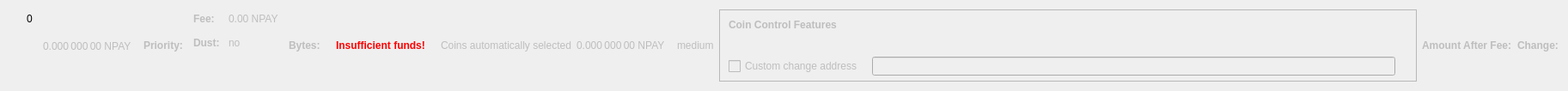
    <widget class="QWidget" name="dummyHideWidget" native="true">
     <property name="maximumSize">
      <size>
       <width>100</width>
       <height>22</height>
      </size>
     </property>
     <layout class="QHBoxLayout" name="dummyHideLayout">
      <item>
       <layout class="QFormLayout" name="formLayoutCoinControl1">
        <property name="horizontalSpacing">
         <number>10</number>
        </property>
        <property name="verticalSpacing">
         <number>14</number>
        </property>
        <property name="leftMargin">
         <number>10</number>
        </property>
        <property name="topMargin">
         <number>4</number>
        </property>
        <property name="rightMargin">
         <number>6</number>
        </property>
        <item row="0" column="1">
         <widget class="QLabel" name="labelCoinControlBytes">
          <property name="cursor">
           <cursorShape>IBeamCursor</cursorShape>
          </property>
          <property name="contextMenuPolicy">
           <enum>Qt::ActionsContextMenu</enum>
          </property>
          <property name="text">
           <string notr="true">0</string>
          </property>
          <property name="textInteractionFlags">
           <set>Qt::LinksAccessibleByMouse|Qt::TextSelectableByKeyboard|Qt::TextSelectableByMouse</set>
          </property>
         </widget>
        </item>
       </layout>
      </item>
      <item>
       <widget class="QLabel" name="labelCoinControlAfterFee">
        <property name="enabled">
         <bool>false</bool>
        </property>
        <property name="sizePolicy">
         <sizepolicy hsizetype="Fixed" vsizetype="Fixed">
          <horstretch>0</horstretch>
          <verstretch>0</verstretch>
         </sizepolicy>
        </property>
        <property name="minimumSize">
         <size>
          <width>111</width>
          <height>12</height>
         </size>
        </property>
        <property name="maximumSize">
         <size>
          <width>111</width>
          <height>12</height>
         </size>
        </property>
        <property name="cursor">
         <cursorShape>IBeamCursor</cursorShape>
        </property>
        <property name="contextMenuPolicy">
         <enum>Qt::ActionsContextMenu</enum>
        </property>
        <property name="text">
         <string notr="true">0.000 000 00 NPAY</string>
        </property>
        <property name="textInteractionFlags">
         <set>Qt::LinksAccessibleByMouse|Qt::TextSelectableByKeyboard|Qt::TextSelectableByMouse</set>
        </property>
       </widget>
      </item>
      <item>
       <widget class="QLabel" name="labelCoinControlPriorityText">
        <property name="enabled">
         <bool>false</bool>
        </property>
        <property name="font">
         <font>
          <weight>75</weight>
          <bold>true</bold>
         </font>
        </property>
        <property name="text">
         <string>Priority:</string>
        </property>
       </widget>
      </item>
      <item>
       <layout class="QHBoxLayout" name="horizontalLayout"/>
      </item>
      <item>
       <layout class="QFormLayout" name="formLayoutCoinControl3">
        <property name="horizontalSpacing">
         <number>10</number>
        </property>
        <property name="verticalSpacing">
         <number>14</number>
        </property>
        <property name="leftMargin">
         <number>6</number>
        </property>
        <property name="topMargin">
         <number>4</number>
        </property>
        <property name="rightMargin">
         <number>6</number>
        </property>
        <item row="0" column="0">
         <widget class="QLabel" name="labelCoinControlFeeText">
          <property name="enabled">
           <bool>false</bool>
          </property>
          <property name="font">
           <font>
            <weight>75</weight>
            <bold>true</bold>
           </font>
          </property>
          <property name="text">
           <string>Fee:</string>
          </property>
          <property name="margin">
           <number>0</number>
          </property>
         </widget>
        </item>
        <item row="0" column="1">
         <widget class="QLabel" name="labelCoinControlFee">
          <property name="enabled">
           <bool>false</bool>
          </property>
          <property name="cursor">
           <cursorShape>IBeamCursor</cursorShape>
          </property>
          <property name="contextMenuPolicy">
           <enum>Qt::ActionsContextMenu</enum>
          </property>
          <property name="text">
           <string notr="true">0.00 NPAY</string>
          </property>
          <property name="textInteractionFlags">
           <set>Qt::LinksAccessibleByMouse|Qt::TextSelectableByKeyboard|Qt::TextSelectableByMouse</set>
          </property>
         </widget>
        </item>
        <item row="1" column="0">
         <widget class="QLabel" name="labelCoinControlLowOutputText">
          <property name="enabled">
           <bool>false</bool>
          </property>
          <property name="font">
           <font>
            <weight>75</weight>
            <bold>true</bold>
           </font>
          </property>
          <property name="text">
           <string>Dust:</string>
          </property>
         </widget>
        </item>
        <item row="1" column="1">
         <widget class="QLabel" name="labelCoinControlLowOutput">
          <property name="enabled">
           <bool>false</bool>
          </property>
          <property name="cursor">
           <cursorShape>IBeamCursor</cursorShape>
          </property>
          <property name="contextMenuPolicy">
           <enum>Qt::ActionsContextMenu</enum>
          </property>
          <property name="text">
           <string>no</string>
          </property>
          <property name="textInteractionFlags">
           <set>Qt::LinksAccessibleByMouse|Qt::TextSelectableByKeyboard|Qt::TextSelectableByMouse</set>
          </property>
         </widget>
        </item>
       </layout>
      </item>
      <item>
       <widget class="QLabel" name="labelCoinControlBytesText">
        <property name="enabled">
         <bool>false</bool>
        </property>
        <property name="font">
         <font>
          <weight>75</weight>
          <bold>true</bold>
         </font>
        </property>
        <property name="text">
         <string>Bytes:</string>
        </property>
       </widget>
      </item>
      <item>
       <layout class="QFormLayout" name="formLayoutCoinControl2">
        <property name="horizontalSpacing">
         <number>10</number>
        </property>
        <property name="verticalSpacing">
         <number>14</number>
        </property>
        <property name="leftMargin">
         <number>6</number>
        </property>
        <property name="topMargin">
         <number>4</number>
        </property>
        <property name="rightMargin">
         <number>6</number>
        </property>
       </layout>
      </item>
      <item>
       <layout class="QHBoxLayout" name="horizontalLayoutCoinControl2">
        <property name="spacing">
         <number>8</number>
        </property>
        <property name="bottomMargin">
         <number>10</number>
        </property>
       </layout>
      </item>
      <item>
       <widget class="QLabel" name="labelCoinControlInsuffFunds">
        <property name="enabled">
         <bool>false</bool>
        </property>
        <property name="minimumSize">
         <size>
          <width>0</width>
          <height>0</height>
         </size>
        </property>
        <property name="font">
         <font>
          <weight>75</weight>
          <bold>true</bold>
         </font>
        </property>
        <property name="styleSheet">
         <string notr="true">color:red;font-weight:bold;</string>
        </property>
        <property name="text">
         <string>Insufficient funds!</string>
        </property>
        <property name="margin">
         <number>5</number>
        </property>
       </widget>
      </item>
      <item>
       <layout class="QFormLayout" name="formLayoutCoinControl4">
        <property name="horizontalSpacing">
         <number>10</number>
        </property>
        <property name="verticalSpacing">
         <number>14</number>
        </property>
        <property name="leftMargin">
         <number>6</number>
        </property>
        <property name="topMargin">
         <number>4</number>
        </property>
        <property name="rightMargin">
         <number>6</number>
        </property>
       </layout>
      </item>
      <item>
       <widget class="QLabel" name="labelCoinControlAutomaticallySelected">
        <property name="enabled">
         <bool>false</bool>
        </property>
        <property name="sizePolicy">
         <sizepolicy hsizetype="Fixed" vsizetype="Fixed">
          <horstretch>0</horstretch>
          <verstretch>0</verstretch>
         </sizepolicy>
        </property>
        <property name="minimumSize">
         <size>
          <width>0</width>
          <height>0</height>
         </size>
        </property>
        <property name="maximumSize">
         <size>
          <width>240</width>
          <height>16777215</height>
         </size>
        </property>
        <property name="text">
         <string>Coins automatically selected</string>
        </property>
        <property name="margin">
         <number>5</number>
        </property>
       </widget>
      </item>
      <item>
       <widget class="QLabel" name="labelCoinControlChange">
        <property name="enabled">
         <bool>false</bool>
        </property>
        <property name="sizePolicy">
         <sizepolicy hsizetype="Fixed" vsizetype="Fixed">
          <horstretch>0</horstretch>
          <verstretch>0</verstretch>
         </sizepolicy>
        </property>
        <property name="minimumSize">
         <size>
          <width>111</width>
          <height>0</height>
         </size>
        </property>
        <property name="maximumSize">
         <size>
          <width>111</width>
          <height>16777215</height>
         </size>
        </property>
        <property name="cursor">
         <cursorShape>IBeamCursor</cursorShape>
        </property>
        <property name="contextMenuPolicy">
         <enum>Qt::ActionsContextMenu</enum>
        </property>
        <property name="text">
         <string notr="true">0.000 000 00 NPAY</string>
        </property>
        <property name="textInteractionFlags">
         <set>Qt::LinksAccessibleByMouse|Qt::TextSelectableByKeyboard|Qt::TextSelectableByMouse</set>
        </property>
       </widget>
      </item>
      <item>
       <widget class="QLabel" name="labelCoinControlPriority">
        <property name="enabled">
         <bool>false</bool>
        </property>
        <property name="cursor">
         <cursorShape>IBeamCursor</cursorShape>
        </property>
        <property name="contextMenuPolicy">
         <enum>Qt::ActionsContextMenu</enum>
        </property>
        <property name="text">
         <string>medium</string>
        </property>
        <property name="textInteractionFlags">
         <set>Qt::LinksAccessibleByMouse|Qt::TextSelectableByKeyboard|Qt::TextSelectableByMouse</set>
        </property>
       </widget>
      </item>
      <item>
       <widget class="QFrame" name="frameCoinControl">
        <property name="sizePolicy">
         <sizepolicy hsizetype="Expanding" vsizetype="Expanding">
          <horstretch>0</horstretch>
          <verstretch>0</verstretch>
         </sizepolicy>
        </property>
        <property name="maximumSize">
         <size>
          <width>16777215</width>
          <height>16777215</height>
         </size>
        </property>
        <property name="frameShape">
         <enum>QFrame::StyledPanel</enum>
        </property>
        <property name="frameShadow">
         <enum>QFrame::Sunken</enum>
        </property>
        <layout class="QVBoxLayout" name="verticalLayoutCoinControl2_2">
         <property name="spacing">
          <number>0</number>
         </property>
         <property name="leftMargin">
          <number>0</number>
         </property>
         <property name="topMargin">
          <number>0</number>
         </property>
         <property name="rightMargin">
          <number>0</number>
         </property>
         <property name="bottomMargin">
          <number>6</number>
         </property>
         <item>
          <layout class="QVBoxLayout" name="verticalLayoutCoinControl" stretch="0,0,0,1">
           <property name="spacing">
            <number>0</number>
           </property>
           <property name="leftMargin">
            <number>10</number>
           </property>
           <property name="topMargin">
            <number>10</number>
           </property>
           <item>
            <layout class="QHBoxLayout" name="horizontalLayoutCoinControl1">
             <property name="bottomMargin">
              <number>15</number>
             </property>
             <item>
              <widget class="QLabel" name="labelCoinControlFeatures">
               <property name="enabled">
                <bool>false</bool>
               </property>
               <property name="sizePolicy">
                <sizepolicy hsizetype="Preferred" vsizetype="Maximum">
                 <horstretch>0</horstretch>
                 <verstretch>0</verstretch>
                </sizepolicy>
               </property>
               <property name="font">
                <font>
                 <weight>75</weight>
                 <bold>true</bold>
                </font>
               </property>
               <property name="styleSheet">
                <string notr="true">font-weight:bold;</string>
               </property>
               <property name="text">
                <string>Coin Control Features</string>
               </property>
              </widget>
             </item>
            </layout>
           </item>
           <item>
            <widget class="QWidget" name="widgetCoinControl" native="true">
             <property name="sizePolicy">
              <sizepolicy hsizetype="Preferred" vsizetype="Preferred">
               <horstretch>0</horstretch>
               <verstretch>0</verstretch>
              </sizepolicy>
             </property>
             <property name="minimumSize">
              <size>
               <width>0</width>
               <height>0</height>
              </size>
             </property>
             <property name="styleSheet">
              <string notr="true"/>
             </property>
             <layout class="QHBoxLayout" name="horizontalLayoutCoinControl5_2">
              <property name="leftMargin">
               <number>0</number>
              </property>
              <property name="topMargin">
               <number>0</number>
              </property>
              <property name="rightMargin">
               <number>0</number>
              </property>
              <property name="bottomMargin">
               <number>0</number>
              </property>
              <item>
               <layout class="QHBoxLayout" name="horizontalLayoutCoinControl3">
                <property name="spacing">
                 <number>20</number>
                </property>
                <property name="topMargin">
                 <number>0</number>
                </property>
                <property name="bottomMargin">
                 <number>10</number>
                </property>
               </layout>
              </item>
             </layout>
            </widget>
           </item>
           <item>
            <layout class="QHBoxLayout" name="horizontalLayoutCoinControl4" stretch="0,0,0">
             <property name="spacing">
              <number>12</number>
             </property>
             <property name="sizeConstraint">
              <enum>QLayout::SetDefaultConstraint</enum>
             </property>
             <property name="topMargin">
              <number>5</number>
             </property>
             <property name="rightMargin">
              <number>5</number>
             </property>
             <item>
              <widget class="QCheckBox" name="checkBoxCoinControlChange">
               <property name="enabled">
                <bool>false</bool>
               </property>
               <property name="toolTip">
                <string>If this is activated, but the change address is empty or invalid, change will be sent to a newly generated address.</string>
               </property>
               <property name="text">
                <string>Custom change address</string>
               </property>
              </widget>
             </item>
             <item>
              <widget class="QValidatedLineEdit" name="lineEditCoinControlChange">
               <property name="enabled">
                <bool>false</bool>
               </property>
               <property name="sizePolicy">
                <sizepolicy hsizetype="Expanding" vsizetype="Fixed">
                 <horstretch>0</horstretch>
                 <verstretch>0</verstretch>
                </sizepolicy>
               </property>
              </widget>
             </item>
             <item>
              <widget class="QLabel" name="labelCoinControlChangeLabel_2">
               <property name="sizePolicy">
                <sizepolicy hsizetype="Preferred" vsizetype="Expanding">
                 <horstretch>0</horstretch>
                 <verstretch>0</verstretch>
                </sizepolicy>
               </property>
               <property name="minimumSize">
                <size>
                 <width>0</width>
                 <height>0</height>
                </size>
               </property>
               <property name="text">
                <string/>
               </property>
               <property name="margin">
                <number>3</number>
               </property>
              </widget>
             </item>
            </layout>
           </item>
           <item>
            <spacer name="verticalSpacerCoinControl">
             <property name="orientation">
              <enum>Qt::Vertical</enum>
             </property>
             <property name="sizeHint" stdset="0">
              <size>
               <width>800</width>
               <height>1</height>
              </size>
             </property>
            </spacer>
           </item>
          </layout>
         </item>
        </layout>
       </widget>
      </item>
      <item>
       <widget class="QLabel" name="labelCoinControlAfterFeeText">
        <property name="enabled">
         <bool>false</bool>
        </property>
        <property name="minimumSize">
         <size>
          <width>0</width>
          <height>0</height>
         </size>
        </property>
        <property name="maximumSize">
         <size>
          <width>16777215</width>
          <height>16777215</height>
         </size>
        </property>
        <property name="font">
         <font>
          <weight>75</weight>
          <bold>true</bold>
         </font>
        </property>
        <property name="text">
         <string>Amount After Fee:</string>
        </property>
        <property name="alignment">
         <set>Qt::AlignLeading|Qt::AlignLeft|Qt::AlignVCenter</set>
        </property>
        <property name="margin">
         <number>0</number>
        </property>
       </widget>
      </item>
      <item>
       <widget class="QLabel" name="labelCoinControlChangeText">
        <property name="enabled">
         <bool>false</bool>
        </property>
        <property name="sizePolicy">
         <sizepolicy hsizetype="Preferred" vsizetype="Preferred">
          <horstretch>0</horstretch>
          <verstretch>0</verstretch>
         </sizepolicy>
        </property>
        <property name="minimumSize">
         <size>
          <width>0</width>
          <height>0</height>
         </size>
        </property>
        <property name="maximumSize">
         <size>
          <width>16777215</width>
          <height>16777215</height>
         </size>
        </property>
        <property name="font">
         <font>
          <weight>75</weight>
          <bold>true</bold>
         </font>
        </property>
        <property name="text">
         <string>Change:</string>
        </property>
        <property name="alignment">
         <set>Qt::AlignLeading|Qt::AlignLeft|Qt::AlignVCenter</set>
        </property>
       </widget>
      </item>
     </layout>
    </widget>
